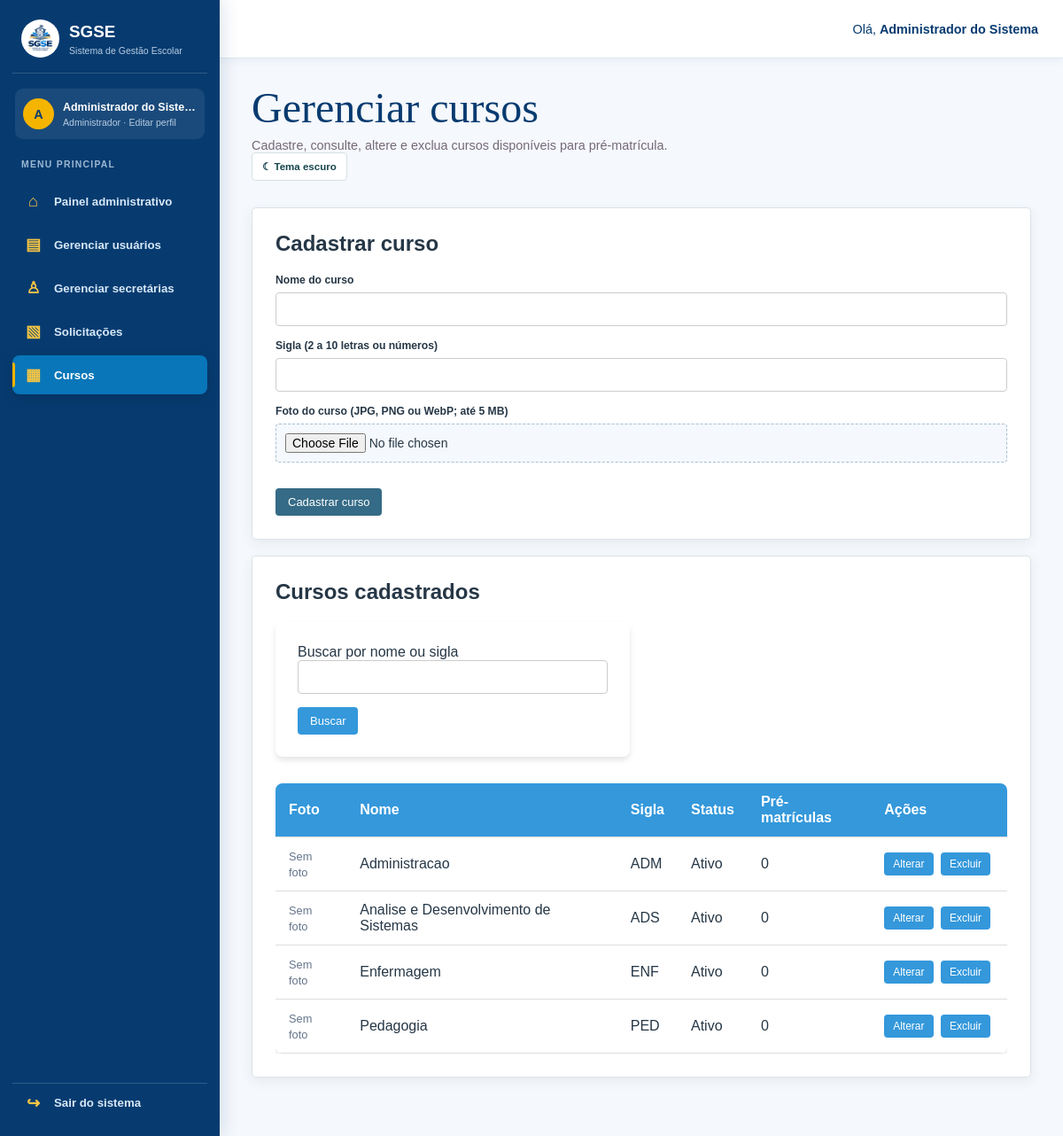
Page /view/cursos.php (signed in) on the committed database.
### tables this page shows
CREATE TABLE cursos (
    id_curso INT AUTO_INCREMENT PRIMARY KEY,
    nome VARCHAR(100) NOT NULL,
    sigla VARCHAR(10) NOT NULL UNIQUE,
    imagem VARCHAR(255) NULL,
    status ENUM('Ativo', 'Inativo') DEFAULT 'Ativo',
    criado_em TIMESTAMP DEFAULT CURRENT_TIMESTAMP
);

### model/dao/Conexao.php (called while the page is built, shortened)
<?php
if (!class_exists('Conexao')) {
    class Conexao {
        private static $instance = null;
        public static function getConexao() {
            if (!isset(self::$instance)) {
                $host     = "localhost";
                $dbname   = "secretaria_db";
                $usuario  = "root";
                $senha    = "";
                try {
                    self::$instance = new PDO(
                        "mysql:host={$host};dbname={$dbname};charset=utf8mb4",
                        $usuario,
                        $senha
                    );
                    self::$instance->setAttribute(PDO::ATTR_ERRMODE, PDO::ERRMODE_EXCEPTION);
                    self::$instance->setAttribute(PDO::ATTR_DEFAULT_FETCH_MODE, PDO::FETCH_ASSOC);
                } catch (PDOException $e) {
                    die("Erro na conexão com o banco de dados: " . $e->getMessage());
                }
            }
            return self::$instance;
        }
    }
}

### model/dao/UsuarioDAO.php (called while the page is built, shortened)
<?php
require_once __DIR__ . '/Conexao.php';
class UsuarioDAO {
    public function listarCursosGerenciamento(string $busca = ''): array {
        try {
            $sql = "SELECT c.id_curso, c.nome, c.sigla, c.imagem, c.status,
                           COUNT(pm.id_pre_matricula) AS total_pre_matriculas
                    FROM cursos c
                    LEFT JOIN pre_matricula pm ON pm.id_curso = c.id_curso";
            $params = [];
            $sql .= " GROUP BY c.id_curso, c.nome, c.sigla, c.imagem, c.status
                      ORDER BY c.nome";
            $stmt = Conexao::getConexao()->prepare($sql);
            $stmt->execute($params);
            return $stmt->fetchAll(PDO::FETCH_ASSOC);
        } catch (PDOException $e) {
            error_log('Erro ao listar cursos para gerenciamento: ' . $e->getMessage());
            return [];
        }
    }
}
?>

### controller/UsuarioController.php (called while the page is built, shortened)
<?php
require_once __DIR__ . '/../model/dao/UsuarioDAO.php';
class UsuarioController {
    public function listarCursosGerenciamento(string $busca = ''): array {
        return (new UsuarioDAO())->listarCursosGerenciamento($busca);
    }
}
?>

### view/cursos.php (the view, shortened to what this page needs)
<?php
require_once __DIR__ . '/../model/dao/Conexao.php';
require_once __DIR__ . '/../model/dao/UsuarioDAO.php';
require_once __DIR__ . '/../controller/UsuarioController.php';
$controller = new UsuarioController();
$busca = is_string($_GET['busca'] ?? null) ? trim($_GET['busca']) : '';
$cursos = $controller->listarCursosGerenciamento($busca);
$cursoEdicao = null;
$exibeMenuAdministrativo = true;
$classeCorpo = 'workflow-page';
include __DIR__ . '/includes/topo.php';
?>
<div class="admin-workspace">
    <?php include __DIR__ . '/includes/menu_administrativo.php'; ?>
    <div class="admin-workspace-content">
    <div class="main-content wide-shell">
        <header class="workflow-header">
            <h1>Gerenciar cursos</h1>
            <p>Cadastre, consulte, altere e exclua cursos disponíveis para pré-matrícula.</p>
            <button type="button" class="theme-toggle" data-alternar-tema aria-label="Alternar tema"></button>
        </header>
        <section class="card course-card">
            <h2><?= $cursoEdicao ? 'Alterar curso' : 'Cadastrar curso' ?></h2>
            <form action="../controller/UsuarioController.php" method="POST" enctype="multipart/form-data">
                <label for="nome">Nome do curso</label>
                <input type="text" id="nome" name="nome" maxlength="100" required
                       value="<?= htmlspecialchars($cursoEdicao['nome'] ?? '', ENT_QUOTES, 'UTF-8') ?>">
                <label for="sigla">Sigla (2 a 10 letras ou números)</label>
                <input type="text" id="sigla" name="sigla" maxlength="10" pattern="[A-Za-z0-9]{2,10}" required
                       value="<?= htmlspecialchars($cursoEdicao['sigla'] ?? '', ENT_QUOTES, 'UTF-8') ?>">
                <label for="imagem">Foto do curso (JPG, PNG ou WebP; até 5 MB)</label>
                <input type="file" id="imagem" name="imagem" accept="image/jpeg,image/png,image/webp">
                <?php if ($cursoEdicao): ?>
                    <label for="status">Status</label>
                    <select id="status" name="status" required>
                        <option value="Ativo" <?= $cursoEdicao['status'] === 'Ativo' ? 'selected' : '' ?>>Ativo</option>
                        <option value="Inativo" <?= $cursoEdicao['status'] === 'Inativo' ? 'selected' : '' ?>>Inativo</option>
                    </select>
                    <button type="submit" name="btn_atualizar_curso" class="btn">Salvar alterações</button>
                    <a class="btn" href="cursos.php">Cancelar</a>
                <?php else: ?>
                    <button type="submit" name="btn_cadastrar_curso" class="btn">Cadastrar curso</button>
                <?php endif; ?>
            </form>
        </section>
        <section class="card">
            <h2>Cursos cadastrados</h2>
            <form action="cursos.php" method="GET" role="search">
                <label for="busca">Buscar por nome ou sigla</label>
                <input type="search" id="busca" name="busca" value="<?= htmlspecialchars($busca, ENT_QUOTES, 'UTF-8') ?>">
                <button type="submit" class="btn">Buscar</button>
            </form>
            <?php if ($cursos): ?>
                <div style="overflow-x: auto;">
                    <table>
                        <thead>
                            <tr><th>Foto</th><th>Nome</th><th>Sigla</th><th>Status</th><th>Pré-matrículas</th><th>Ações</th></tr>
                        </thead>
                        <tbody>
                            <?php foreach ($cursos as $curso): ?>
                                <tr>
                                    <td>
                                        <?php if (!empty($curso['imagem'])): ?>
                                            <img class="course-image-thumbnail"
                                                 src="../<?= htmlspecialchars($curso['imagem'], ENT_QUOTES, 'UTF-8') ?>"
                                                 alt="Foto de <?= htmlspecialchars($curso['nome'], ENT_QUOTES, 'UTF-8') ?>">
                                        <?php else: ?>
                                            <span class="course-image-placeholder">Sem foto</span>
                                        <?php endif; ?>
                                    </td>
                                    <td><?= htmlspecialchars($curso['nome']) ?></td>
                                    <td><?= htmlspecialchars($curso['sigla']) ?></td>
                                    <td><?= htmlspecialchars($curso['status']) ?></td>
                                    <td><?= (int)$curso['total_pre_matriculas'] ?></td>
                                    <td class="acoes-container">
                                        <a class="btn" href="cursos.php?editar=<?= (int)$curso['id_curso'] ?><?= $busca !== '' ? '&amp;busca=' . rawurlencode($busca) : '' ?>">Alterar</a>
                                        <form action="../controller/UsuarioController.php" method="POST" style="display: inline;">
                                            <button type="submit" name="btn_excluir_curso" class="btn"
                                                    onclick="return confirm('Confirma a exclusão deste curso? Cursos com pré-matrículas vinculadas não podem ser excluídos.');">
                                                Excluir
                                            </button>
                                        </form>
                                    </td>
                                </tr>
                            <?php endforeach; ?>
                        </tbody>
                    </table>
                </div>
            <?php else: ?>
                <p><?= $busca !== '' ? 'Nenhum curso encontrado. Faça outra busca ou limpe o filtro.' : 'Nenhum curso cadastrado.' ?></p>
            <?php endif; ?>
        </section>
    </div>
</div>
</main>
</body>
</html>

### view/includes/topo.php (shortened to what this page needs)
<?php
$caminhoScript = $_SERVER['SCRIPT_NAME'];
$posicaoProjeto = strpos($caminhoScript, 'CRUD_LOGIN_PCC');
if ($posicaoProjeto !== false) {
    $baseDir = substr($caminhoScript, 0, $posicaoProjeto + strlen('CRUD_LOGIN_PCC')) . '/';
} else {
    $baseDir = '/CRUD_LOGIN_PCC/';
}
?>
<!DOCTYPE html>
<html lang="pt-br">
<head>
    <link rel="stylesheet" href="<?= $baseDir ?>assets/css/estilo.css?v=<?= time(); ?>">
    <link rel="stylesheet" href="<?= $baseDir ?>assets/css/estilo_topo.css?v=<?= time(); ?>">
</head>
<body class="<?= !empty($exibeMenuAdministrativo) ? 'manager-body ' : '' ?><?= htmlspecialchars($classeCorpo ?? '', ENT_QUOTES, 'UTF-8') ?>">
<header class="top-bar">
    <div class="top-bar-container">
        <div class="top-bar-user">
            <?php if (isset($_SESSION['usuario_nome'])): ?>
                <span>Olá, <strong><?= htmlspecialchars($_SESSION['usuario_nome']); ?></strong></span>
            <?php else: ?>
                <a href="<?= $baseDir ?>view/login.php" class="top-bar-btn">Entrar</a>
            <?php endif; ?>
        </div>
    </div>
</header>
<main class="conteudo-principal">

### view/includes/menu_administrativo.php (shortened to what this page needs)
<?php
$perfilMenu = (int)($_SESSION['perfil_id'] ?? 0);
$scriptMenu = str_replace('\\', '/', $_SERVER['SCRIPT_NAME'] ?? '');
$posicaoProjetoMenu = strpos($scriptMenu, 'CRUD_LOGIN_PCC');
$baseMenu = $posicaoProjetoMenu !== false
    ? substr($scriptMenu, 0, $posicaoProjetoMenu + strlen('CRUD_LOGIN_PCC')) . '/'
    : '/CRUD_LOGIN_PCC/';
$paginaMenu = basename($scriptMenu);
$secaoMenu = in_array($paginaMenu, ['index.php', 'editar_usuario.php'], true)
    ? 'usuarios'
    : (in_array($paginaMenu, ['secretarias.php', 'cadastrar_secretaria.php', 'editar_secretaria.php'], true)
        ? 'secretarias'
    : ($paginaMenu === 'home_admin.php' ? 'painel' : ($paginaMenu === 'perfil.php' ? 'perfil' : $paginaMenu)));
$nomePerfilMenu = $perfilMenu === 1 ? 'Administrador' : 'Secretaria';
$nomePerfilMenu = $perfilMenu === 3 ? 'Aluno' : $nomePerfilMenu;
$nomeUsuarioMenu = (string)($_SESSION['usuario_nome'] ?? $nomePerfilMenu);
$fotoPerfilMenu = $_SESSION['foto_perfil'] ?? null;
$destinoMarcaMenu = $perfilMenu === 1
    ? 'view/admin/home_admin.php'
    : ($perfilMenu === 2 ? 'view/secretaria/pre_matriculas.php' : 'view/usuario/home_usuario.php');
?>
<aside class="admin-sidebar" aria-label="Menu administrativo">
    <a class="admin-sidebar-brand" href="<?= $baseMenu ?><?= $destinoMarcaMenu ?>">
        <img src="<?= $baseMenu ?>assets/img/sua_logo.png" alt="">
        <span>SGSE<small>Sistema de Gestão Escolar</small></span>
    </a>
    <a class="admin-sidebar-user" href="<?= $baseMenu ?>view/perfil.php" aria-label="Editar meu perfil">
        <?php if ($fotoPerfilMenu && preg_match('#^uploads/perfis/[a-f0-9]{32}\.(jpg|png|webp)$#', $fotoPerfilMenu)): ?>
            <img class="admin-sidebar-avatar admin-sidebar-avatar-image" src="<?= $baseMenu . htmlspecialchars($fotoPerfilMenu, ENT_QUOTES, 'UTF-8') ?>" alt="Foto do perfil de <?= htmlspecialchars($nomeUsuarioMenu, ENT_QUOTES, 'UTF-8') ?>">
        <?php else: ?>
            <span class="admin-sidebar-avatar" aria-hidden="true"><?= htmlspecialchars(mb_strtoupper(mb_substr($nomeUsuarioMenu, 0, 1, 'UTF-8'), 'UTF-8')) ?></span>
        <?php endif; ?>
        <span><strong><?= htmlspecialchars($nomeUsuarioMenu, ENT_QUOTES, 'UTF-8') ?></strong><small><?= $nomePerfilMenu ?> · Editar perfil</small></span>
    </a>
    <nav class="admin-sidebar-nav">
        <span class="admin-sidebar-label">MENU PRINCIPAL</span>
        <?php if ($perfilMenu === 1): ?>
            <a class="<?= $secaoMenu === 'painel' ? 'active' : '' ?>" href="<?= $baseMenu ?>view/admin/home_admin.php" <?= $secaoMenu === 'painel' ? 'aria-current="page"' : '' ?>>
                <span aria-hidden="true">⌂</span>Painel administrativo
            </a>
            <a class="<?= $secaoMenu === 'usuarios' ? 'active' : '' ?>" href="<?= $baseMenu ?>index.php" <?= $secaoMenu === 'usuarios' ? 'aria-current="page"' : '' ?>>
                <span aria-hidden="true">▤</span>Gerenciar usuários
            </a>
            <a class="<?= $secaoMenu === 'secretarias' ? 'active' : '' ?>" href="<?= $baseMenu ?>view/admin/secretarias.php" <?= $secaoMenu === 'secretarias' ? 'aria-current="page"' : '' ?>>
                <span aria-hidden="true">♙</span>Gerenciar secretárias
            </a>
            <a class="<?= $secaoMenu === 'solicitacoes.php' ? 'active' : '' ?>" href="<?= $baseMenu ?>view/secretaria/solicitacoes.php" <?= $secaoMenu === 'solicitacoes.php' ? 'aria-current="page"' : '' ?>>
                <span aria-hidden="true">▧</span>Solicitações
            </a>
        <?php endif; ?>
        <?php if ($perfilMenu !== 3): ?>
            <a class="<?= $secaoMenu === 'cursos.php' ? 'active' : '' ?>" href="<?= $baseMenu ?>view/cursos.php" <?= $secaoMenu === 'cursos.php' ? 'aria-current="page"' : '' ?>>
                <span aria-hidden="true">▦</span>Cursos
            </a>
        <?php endif; ?>
    </nav>
    <a class="admin-sidebar-logout" href="<?= $baseMenu ?>controller/UsuarioController.php?acao=logout">
        <span aria-hidden="true">↪</span>Sair do sistema
    </a>
</aside>

### assets/css/estilo_topo.css (style rules this page uses)
body { margin: 0; padding: 0; }
.top-bar { width: 100%; background-color: #1e293b; box-shadow: 0 4px 6px -1px rgba(0, 0, 0, 0.1); position: sticky; top: 0; z-index: 1000; }
.top-bar-container { width: 100%; padding: 0 30px; height: 65px; display: flex; justify-content: space-between; align-items: center; box-sizing: border-box; }
.top-bar-user { display: flex; align-items: center; gap: 15px; font-size: 0.9rem; color: #94a3b8; }
.top-bar-user strong { color: #ffffff; }

### rows in the picture
cursos: shows "Sem foto", nome "Administracao", sigla "ADM", status "Ativo", total_pre_matriculas "0"
cursos: shows "Sem foto", nome "Analise e Desenvolvimento de Sistemas", sigla "ADS", status "Ativo", total_pre_matriculas "0"
cursos: shows "Sem foto", nome "Enfermagem", sigla "ENF", status "Ativo", total_pre_matriculas "0"
cursos: shows "Sem foto", nome "Pedagogia", sigla "PED", status "Ativo", total_pre_matriculas "0"

### other values in the picture
$_SESSION['usuario_nome'] "Administrador do Sistema"
mb_strtoupper(mb_substr($nomeUsuarioMenu, 0, 1, 'UTF-8'), 'UTF-8') "A"
$nomeUsuarioMenu "Administrador do Siste…"
$nomePerfilMenu "Administrador"
